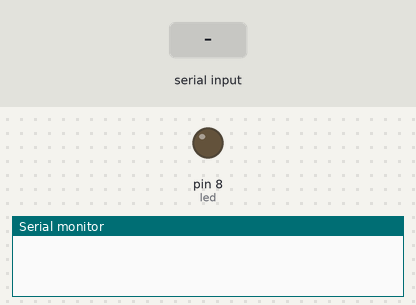
The sketch below on a simulated Arduino Uno, built with avr-gcc and run on an emulated ATmega328P. Shown: output pins drawn as LEDs (lit = HIGH), the last lines printed to the serial monitor. Inputs (shaded band) come from the test bench.

Above: at 1.2 s.
1.3 s: "H" received over Serial
At 2.0 s:
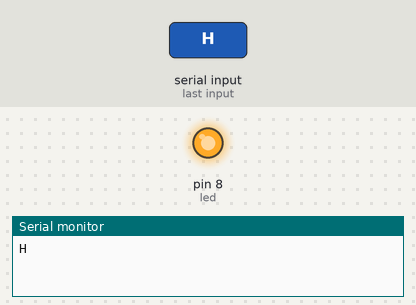
2.8 s: "L" received over Serial
At 3.2 s:
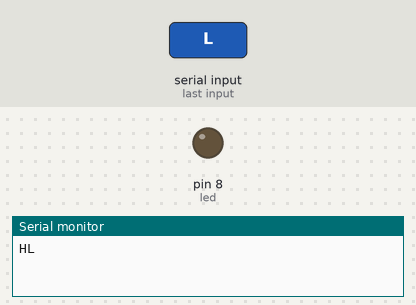
Timing chart, 0 to 5.8 s (numbered marks = the images above; inputs shaded):
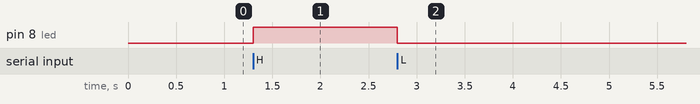

Measured:
- after the input at 1.3 s, pin 8 (led): LOW → HIGH at once
- after the input at 2.8 s, pin 8 (led): HIGH → LOW at once

The sketch:

FarinangoRafael_RETO4_SE.ino
```cpp
/*
   RETO 4
   NOMBRE: RAFAEL FARINANGO
*/

#define led 8
char letra = ' ';

void setup() {
  Serial.begin(9600);
  pinMode(led, OUTPUT);
}

void loop() {
  if (Serial.available()) {
    letra = Serial.read();
    Serial.print(letra);
    if(letra == 'H'){
      digitalWrite(led, HIGH);
    }
    else if(letra == 'L'){
      digitalWrite(led, LOW);
    }
  }
}
```
